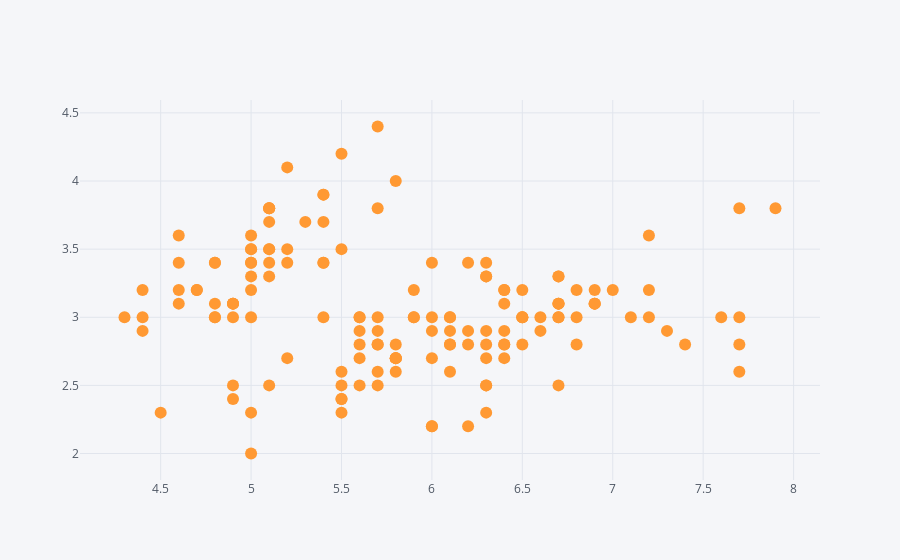

The notebook cell saved with this chart:
### Code cell
df.iplot(x='sepal_length' , y ='sepal_width', mode='markers')  ##similar to scatter plot

### Figure 1 — Plotly figure (JSON) as saved in the notebook; plotly's stock layout.template omitted (floating-point values rounded to 4 significant figures; data arrays with more than 128 entries replaced by an {"elided": "..."} marker saying what was removed)
{"data": [{"line": {"color": "rgba(255, 153, 51, 1.0)", "dash": "solid", "shape": "linear", "width": 1.3}, "marker": {"size": 12, "symbol": "circle"}, "mode": "markers", "name": "sepal_width", "text": "", "type": "scatter", "x": {"elided": "150 float values"}, "y": {"elided": "150 float values"}}], "layout": {"legend": {"bgcolor": "#F5F6F9", "font": {"color": "#4D5663"}}, "paper_bgcolor": "#F5F6F9", "plot_bgcolor": "#F5F6F9", "title": {"font": {"color": "#4D5663"}}, "xaxis": {"gridcolor": "#E1E5ED", "showgrid": true, "tickfont": {"color": "#4D5663"}, "title": {"font": {"color": "#4D5663"}, "text": ""}, "zerolinecolor": "#E1E5ED"}, "yaxis": {"gridcolor": "#E1E5ED", "showgrid": true, "tickfont": {"color": "#4D5663"}, "title": {"font": {"color": "#4D5663"}, "text": ""}, "zerolinecolor": "#E1E5ED"}}}
